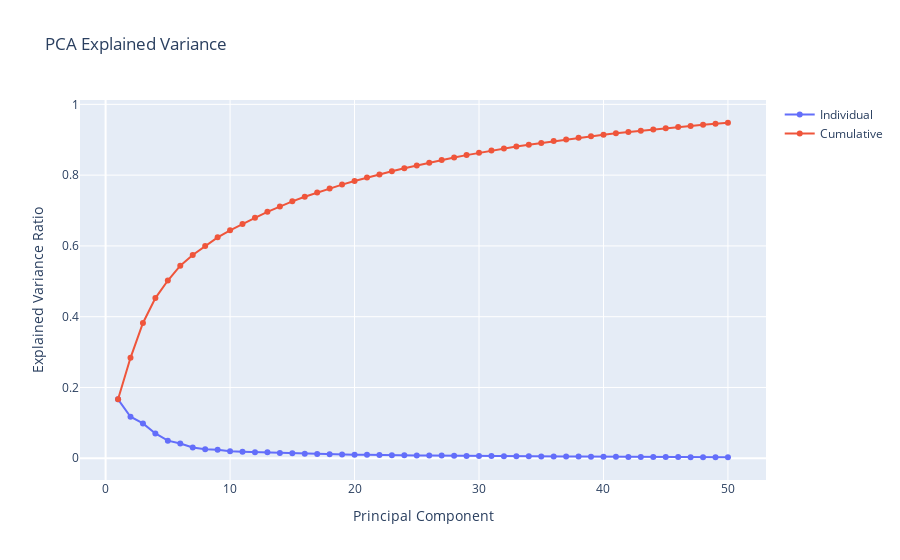

Source (notebook cell):
### Markdown cell above
## 5. Dimensionality Reduction

### Code cell
# Standardize features
scaler = StandardScaler()
X_scaled = scaler.fit_transform(X)

# PCA
pca = PCA(n_components=50)  # Keep top 50 components
X_pca = pca.fit_transform(X_scaled)

# Plot explained variance
explained_variance_ratio = pca.explained_variance_ratio_
cumulative_variance = np.cumsum(explained_variance_ratio)

fig = go.Figure()
fig.add_trace(go.Scatter(x=list(range(1, len(explained_variance_ratio)+1)),
                         y=explained_variance_ratio,
                         mode='lines+markers',
                         name='Individual'))
fig.add_trace(go.Scatter(x=list(range(1, len(cumulative_variance)+1)),
                         y=cumulative_variance,
                         mode='lines+markers',
                         name='Cumulative'))
fig.update_layout(title='PCA Explained Variance',
                  xaxis_title='Principal Component',
                  yaxis_title='Explained Variance Ratio')
fig.show()

print(f"Variance explained by first 10 components: {cumulative_variance[9]:.2%}")
print(f"Variance explained by first 20 components: {cumulative_variance[19]:.2%}")

### Figure 1 — Plotly figure (JSON) as saved in the notebook; plotly's stock layout.template omitted (floating-point values rounded to 4 significant figures)
{"data": [{"mode": "lines+markers", "name": "Individual", "type": "scatter", "x": [1, 2, 3, 4, 5, 6, 7, 8, 9, 10, 11, 12, 13, 14, 15, 16, 17, 18, 19, 20, 21, 22, 23, 24, 25, 26, 27, 28, 29, 30, 31, 32, 33, 34, 35, 36, 37, 38, 39, 40, 41, 42, 43, 44, 45, 46, 47, 48, 49, 50], "y": [0.1665, 0.1174, 0.09848, 0.07018, 0.04979, 0.04184, 0.0302, 0.02575, 0.02408, 0.01973, 0.01835, 0.01724, 0.01691, 0.01506, 0.01449, 0.01298, 0.01198, 0.01152, 0.01074, 0.01019, 0.009763, 0.008914, 0.008657, 0.008549, 0.008082, 0.007803, 0.00771, 0.007047, 0.006652, 0.006435, 0.006353, 0.005832, 0.005595, 0.005328, 0.005045, 0.004972, 0.004817, 0.004632, 0.004488, 0.004135, 0.003916, 0.003847, 0.003696, 0.003547, 0.003439, 0.003262, 0.003174, 0.003115, 0.002988, 0.002846]}, {"mode": "lines+markers", "name": "Cumulative", "type": "scatter", "x": [1, 2, 3, 4, 5, 6, 7, 8, 9, 10, 11, 12, 13, 14, 15, 16, 17, 18, 19, 20, 21, 22, 23, 24, 25, 26, 27, 28, 29, 30, 31, 32, 33, 34, 35, 36, 37, 38, 39, 40, 41, 42, 43, 44, 45, 46, 47, 48, 49, 50], "y": [0.1665, 0.2839, 0.3823, 0.4525, 0.5023, 0.5441, 0.5743, 0.6001, 0.6242, 0.6439, 0.6622, 0.6795, 0.6964, 0.7115, 0.726, 0.7389, 0.7509, 0.7624, 0.7732, 0.7834, 0.7931, 0.802, 0.8107, 0.8192, 0.8273, 0.8351, 0.8428, 0.8499, 0.8565, 0.863, 0.8693, 0.8752, 0.8807, 0.8861, 0.8911, 0.8961, 0.9009, 0.9055, 0.91, 0.9142, 0.9181, 0.9219, 0.9256, 0.9292, 0.9326, 0.9359, 0.939, 0.9422, 0.9452, 0.948]}], "layout": {"title": {"text": "PCA Explained Variance"}, "xaxis": {"title": {"text": "Principal Component"}}, "yaxis": {"title": {"text": "Explained Variance Ratio"}}}}
